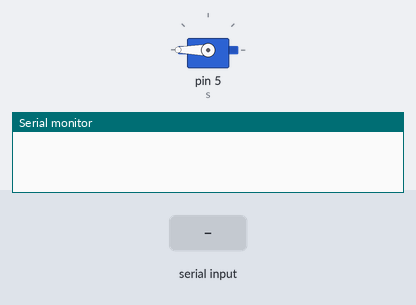
Recording of a sketch running on a simulated Arduino Uno, built with avr-gcc and run on an emulated ATmega328P. Shown: servo, the last lines printed to the serial monitor. Inputs (shaded band) come from the test bench.

Above: at 1.2 s.
1.3 s: "a" received over Serial
At 1.8 s:
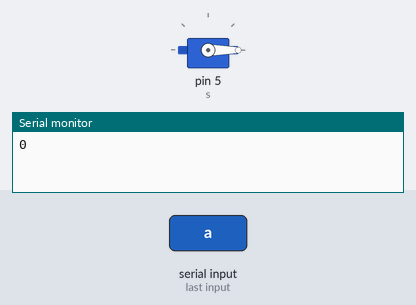
2.8 s: "c" received over Serial
At 4.0 s:
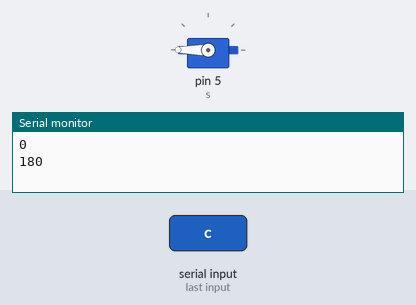
4.3 s: "1" received over Serial
At 5.3 s:
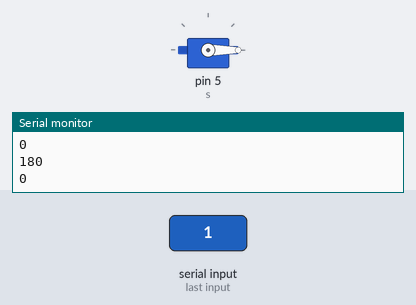
Timing chart, 0 to 7.3 s (numbered marks = the images above; inputs shaded):
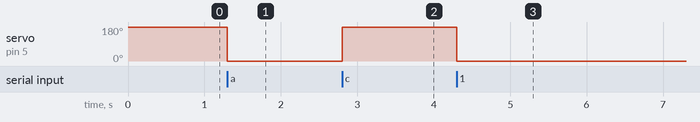

The sketch:

servo_.ino
```cpp
#include<Servo.h>
Servo s;
int deg = 180;
char ch;
void setup() {
  Serial.begin(57600);
  s.attach(5);
  s.write(deg);


}

void loop() {
  deg=0;
    if(Serial.available())
    {
      ch = Serial.read();
      switch(ch)
      {
      case 'a': deg-=180;

      case 'c': deg+=180 ;

      default:  break;
      }
      Serial.println(deg);
      s.write(deg);
      delay(5);
    }

}
```

Measured:
- after the input at 1.3 s, servo on pin 5 (s): 180° → 0° at once
- after the input at 2.8 s, servo on pin 5 (s): 0° → 180° at once
- after the input at 4.3 s, servo on pin 5 (s): 180° → 0° at once
